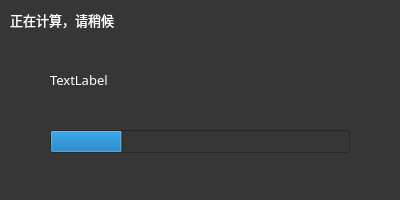
<?xml version="1.0" encoding="UTF-8"?>
<ui version="4.0">
 <class>Dialog</class>
 <widget class="QDialog" name="Dialog">
  <property name="geometry">
   <rect>
    <x>0</x>
    <y>0</y>
    <width>400</width>
    <height>200</height>
   </rect>
  </property>
  <property name="windowTitle">
   <string>Dialog</string>
  </property>
  <property name="styleSheet">
   <string notr="true">background-color: rgb(54, 54, 54);
color: rgb(255, 255, 255);</string>
  </property>
  <widget class="QLabel" name="label">
   <property name="geometry">
    <rect>
     <x>10</x>
     <y>10</y>
     <width>261</width>
     <height>20</height>
    </rect>
   </property>
   <property name="font">
    <font>
     <family>微软雅黑</family>
     <pointsize>10</pointsize>
    </font>
   </property>
   <property name="text">
    <string>正在计算，请稍候</string>
   </property>
  </widget>
  <widget class="QLabel" name="txt_lb">
   <property name="geometry">
    <rect>
     <x>50</x>
     <y>70</y>
     <width>300</width>
     <height>20</height>
    </rect>
   </property>
   <property name="font">
    <font>
     <family>微软雅黑</family>
     <pointsize>10</pointsize>
    </font>
   </property>
   <property name="text">
    <string>TextLabel</string>
   </property>
  </widget>
  <widget class="QProgressBar" name="progressBar">
   <property name="geometry">
    <rect>
     <x>50</x>
     <y>130</y>
     <width>300</width>
     <height>23</height>
    </rect>
   </property>
   <property name="value">
    <number>24</number>
   </property>
   <property name="textVisible">
    <bool>false</bool>
   </property>
  </widget>
 </widget>
 <resources/>
 <connections/>
</ui>
